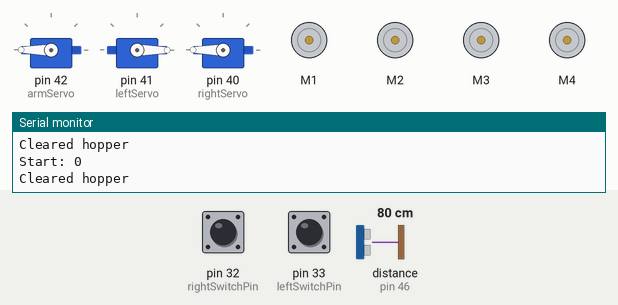
Recording of a sketch running on a simulated Arduino Mega 2560, built with avr-gcc and run on an emulated ATmega2560. On the bench: 3 × servo, 4 × DC motor (green arrow = forward, orange = backward, longer = faster), the last lines printed to the serial monitor. The inputs (shaded band) are chosen by the test bench; at power-on: pin 33 (leftSwitchPin) LOW, pin 32 (rightSwitchPin) LOW, distance to the obstacle (sensor on pin 46) 80 cm. The echo pulse lasts 58.3 µs per cm.

Above: at 2.8 s.
2.9 s: pin 33 (leftSwitchPin) pulled HIGH for 1.2 s
At 5.1 s:
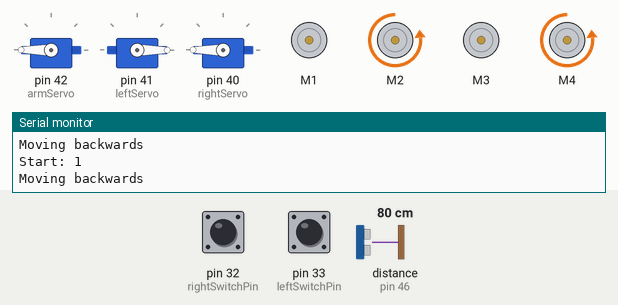
5.6 s: pin 32 (rightSwitchPin) pulled HIGH for 1.2 s
At 7.6 s:
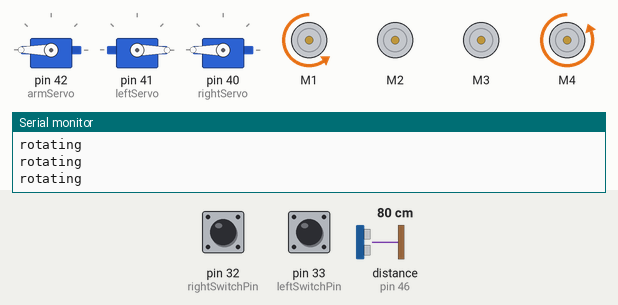
8.5 s: pin 33 (leftSwitchPin) pulled HIGH for 1.2 s
At 10.8 s:
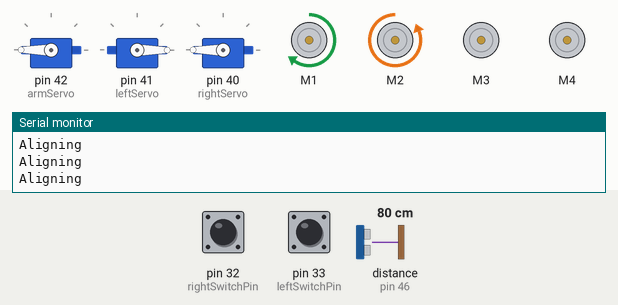
11.2 s: pin 32 (rightSwitchPin) pulled HIGH for 1.2 s
At 14.8 s:
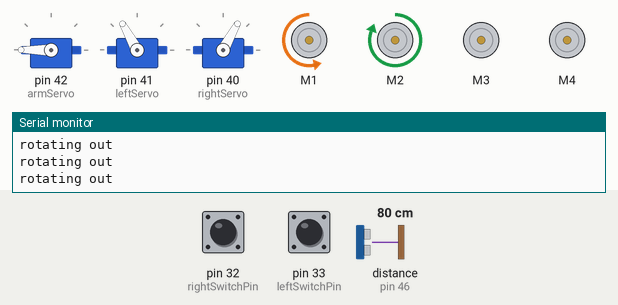
Timing chart, 0 to 21.7 s (numbered marks = the images above; inputs shaded):
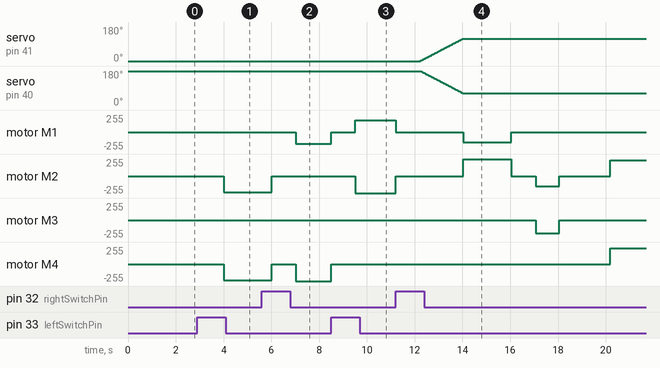

Measured:
- after the input at 2.9 s, motor M2, motor M4: stopped → backward 240/255 after 1.1 s
- after the input at 5.6 s, motor M1: stopped → backward 175/255 after 1.4 s; motor M2: backward 240/255 → stopped after 0.41 s; motor M4: backward 240/255 → stopped after 0.41 s, → backward 255/255 1.0 s later
- after the input at 8.5 s, motor M1: backward 175/255 → stopped at once, → forward 175/255 1.0 s later; motor M2: stopped → backward 255/255 after 1.0 s; motor M4: backward 255/255 → stopped at once
- after the input at 11.2 s, servo on pin 41 (leftServo): moves from 0° to 119° over 1.8 s, starting after 1.0 s; servo on pin 40 (rightServo): moves from 180° to 61° over 1.8 s, starting after 1.1 s

The sketch:

clearHopper.ino
```cpp
#include <AFMotor.h>
#include <Servo.h>

//define objects for motors
AF_DCMotor frontMotor(1);
AF_DCMotor leftMotor(2);
AF_DCMotor backMotor(3);
AF_DCMotor rightMotor(4);

// Define pins for wing pins
const byte leftSwitchPin = 33;
const byte rightSwitchPin = 32;

int leftSwitchVal, rightSwitchVal;

const byte echoPin[] = {46,48,50,52};
const byte trigPin[] = {47,49,51,53};
const float distanceConstant = 58.2;
byte maxRange = 30;

long duration, distance,prevDistance;
long wallDistance;

byte dir = 2;
byte sensorNum = 0;

// Define servo objects
Servo leftServo;
Servo rightServo;
Servo armServo;

byte leftPos = 0; // Starting positions for servo claws
byte rightPos = 180;
byte armPos = 180;
boolean onOff = 1;
boolean start;
boolean rotated = 0;
boolean inPosition = 0;

boolean enableState = 0;
boolean prevEnableState = 0;

byte switchKeepDriving = 1;

int numBallsLeft = 4;

void setup()
{
  Serial.begin(9600);
  pinMode(leftSwitchPin, INPUT);
  pinMode(rightSwitchPin, INPUT);

  armServo.attach(42);
  leftServo.attach(41);
  rightServo.attach(40);

  for (int i = 0; i < 4; i++)
  {
    pinMode(echoPin[i], INPUT);
    pinMode(trigPin[i], OUTPUT);
  }

  frontMotor.run(RELEASE);
  leftMotor.run(RELEASE);
  backMotor.run(RELEASE);
  rightMotor.run(RELEASE);

  leftServo.write(leftPos);
  rightServo.write(rightPos);
  armServo.write(armPos);
}

void loop()
{
  enableState = digitalRead(leftSwitchPin);
  delay(1);

  if(enableState != prevEnableState) // if button is pressed and released
  {
    if(enableState) // if switched to on
    {
      start = 1;
    }
  }

  Serial.print("Start: ");
  Serial.println(start);

  if(numBallsLeft == 0)
  {
    start = 0;
  }

  if(start)
  {
    if(!rotated)
    {
      rightSwitchVal = digitalRead(rightSwitchPin);
      delay(1);

      if(numBallsLeft == 4)
      {
        if(!rightSwitchVal) // modify later for a state variable, to account for opposite hopper
        {
          movement(dir);
        }
        else
        {
          rotateIn();
        }
      }
      else
      {
        leftSwitchVal = digitalRead(leftSwitchPin);
        delay(1);
        if(!leftSwitchVal) // modify later for a state variable, to account for opposite hopper
        {
          //Every iteration, check distance to wall
          sensor(sensorNum);
          Serial.print("Sensor Number: ");
          Serial.println(sensorNum);

          // diagnostic outputs
          Serial.print("The distance is: ");
          Serial.println(distance);
          // function call to determine if at wall or not
          keepDriving(switchKeepDriving);
        }
        else
        {
          rotateIn();
        }
      }
    }
    else
    {
      if (dir == 2) // first retrieve the ball
      {
        dir = closeClaw(); // change direction to forward
        rotateOut();
        maxRange = 20;
      }
      else
      {
        if (!inPosition)
        {
          //Every iteration, check distance to wall
          sensor(sensorNum);
          Serial.print("Sensor Number: ");
          Serial.println(sensorNum);

          // diagnostic outputs
          Serial.print("The distance is: ");
          Serial.println(distance);
          // function call to determine if at wall or not
          keepDriving(switchKeepDriving);
//          movement(0);
//          delay(7000);
//          turnMotorsOff();
//          movement(2);
//          delay(100);
//          turnMotorsOff();
//          dir = 3;
//          maxRange = 55;
//          sensorNum = 1;
//          switchKeepDriving = 0;
//          keepDriving(switchKeepDriving);
        }
        else
        {
          movement(0);
          delay(2000);
          turnMotorsOff();
          if(moveArm(-1))
          {
            Serial.println("First checkpoint");
            delay(1000);
            if(armPos == 0)
            {
              if(openClaw())
              {
                moveArm(1);
                Serial.print("Num balls left: ");
                Serial.println(numBallsLeft);
                delay(1000);
              }
            }
          }
        }
      }
    }
  }
  else
  {
    Serial.println("Cleared hopper");
    delay(1000);
  }
}

// Function to turn off motors, before switching directions
void turnMotorsOff()
{
  // Write low to all enable pins on H-bridge (0 volts)
  frontMotor.run(RELEASE);
  leftMotor.run(RELEASE);
  backMotor.run(RELEASE);
  rightMotor.run(RELEASE);

  Serial.println("Motors off?");
  delay(1000);
}

void keepDriving(byte lessGreater)
{
  sensor(sensorNum);
  prevDistance = distance;
  if (lessGreater == 1)
  {
    if (prevDistance - distance <= 2)
    {
      if (distance <= maxRange && distance != 0)
      {
        turnMotorsOff();
        if(dir == 0)
        {
          dir = 3;
          maxRange = 55;
          sensorNum = 1;
          switchKeepDriving = 0;
        }
        else if(dir == 1)
        {
          sensorNum = 0;
          dir = 2;
        }
      }
      else if (distance >= maxRange){
        movement(dir);
      }
    }
  }
  else
  {
    if (distance >= maxRange)
    {
      turnMotorsOff();
      if(dir == 3)
      {
        dir = 1;
        inPosition = 1;
        maxRange = 5;
      }
    }
    else if (distance <= maxRange){
      movement(dir);
    }
  }
}

void movement(int motorDirection)//0 is forward, 1 is right, 2 is back, 3 is left, -1 is nothing
{
  byte oneTwo = 0;

  // direct motors to turn in appropriate direction and speed
  if(motorDirection == 0)
  {
    oneTwo = 1;
    Serial.println("Moving forwards");
    delay(1000);
  }
  else if(motorDirection == 1)
  {
    oneTwo = 2;
    Serial.println("Moving right");
    delay(1000);
  }
  else if(motorDirection == 2)
  {
    oneTwo = 2;
    Serial.println("Moving backwards");
    delay(1000);
  }
  else
  {
    oneTwo = 1;
    Serial.println("Moving left");
    delay(1000);
  }

  if (motorDirection == 0 || motorDirection == 2)
  {
    leftMotor.setSpeed(240);
    rightMotor.setSpeed(240);
    leftMotor.run(oneTwo);
    rightMotor.run(oneTwo);
  }
  else if(motorDirection == 1 || motorDirection == 3)
  {
    frontMotor.setSpeed(65);
    backMotor.setSpeed(255);
    frontMotor.run(oneTwo);
    backMotor.run(oneTwo);
  }
  else
  {
    Serial.println("Don't need to move");
    turnMotorsOff();
  }
}

void rotateIn()
{
  turnMotorsOff();

  if(numBallsLeft == 4)
  {
    rightSwitchVal = digitalRead(rightSwitchPin);
    rightMotor.setSpeed(255);
    frontMotor.setSpeed(175);
    rightMotor.run(BACKWARD);
    frontMotor.run(BACKWARD);

    do
    {
      Serial.println("rotating");
      leftSwitchVal = digitalRead(leftSwitchPin);
    }while(!leftSwitchVal);

    turnMotorsOff();

    leftMotor.setSpeed(255);
    frontMotor.setSpeed(175);
    leftMotor.run(BACKWARD);
    frontMotor.run(FORWARD);

    do
    {
      Serial.println("Aligning");
      rightSwitchVal = digitalRead(rightSwitchPin);
    }while(!rightSwitchVal);
  }
  else
  {
    leftSwitchVal = digitalRead(leftSwitchPin);
    leftMotor.setSpeed(255);
    frontMotor.setSpeed(175);
    leftMotor.run(BACKWARD);
    frontMotor.run(FORWARD);

    do
    {
      Serial.println("rotating");
      rightSwitchVal = digitalRead(rightSwitchPin);
    }while(!rightSwitchVal);

    turnMotorsOff();

    rightMotor.setSpeed(255);
    frontMotor.setSpeed(175);
    rightMotor.run(BACKWARD);
    frontMotor.run(BACKWARD);

    do
    {
      Serial.println("Aligning");
      leftSwitchVal = digitalRead(leftSwitchPin);
    }while(!leftSwitchVal);
  }
  turnMotorsOff();

  rotated = 1;
}

void rotateOut()
{
  int currentTime = millis();
  int previousTime = currentTime;

  leftMotor.setSpeed(255);
  frontMotor.setSpeed(150);
  leftMotor.run(FORWARD);
  frontMotor.run(BACKWARD);

  do
  {
    Serial.println("rotating out");
    currentTime = millis();
  }while(currentTime - previousTime <= 2000);
  previousTime = currentTime;

  turnMotorsOff();

  leftMotor.setSpeed(150);
  backMotor.setSpeed(200);
  leftMotor.run(BACKWARD);
  backMotor.run(BACKWARD);

  do
  {
    Serial.println("Back to wall");
    currentTime = millis();
  }while(currentTime - previousTime <= 2000);

  turnMotorsOff();
}

void sensor(int sensorNum)
{
  digitalWrite(trigPin[sensorNum], LOW);
  delayMicroseconds(2);

  digitalWrite(trigPin[sensorNum], HIGH);
  delayMicroseconds(10);

  digitalWrite(trigPin[sensorNum], LOW);
  duration = pulseIn(echoPin[sensorNum], HIGH);

  //Calculate the distance (in cm) based on the speed of sound.
  distance = duration/distanceConstant;

  delay(50);
}

//Functions for depositing ball start here
boolean moveArm(int upDown) // -1 for up, 1 for down
{
  boolean value;
  boolean exit = 1;
  // loop until all the way up/down
  if(upDown == -1)
  {
    Serial.println("Raising arm");
  }
  else if (upDown == 1)
  {
    Serial.println("Lowering arm");
  }

  do
  {
    armServo.write(armPos);
    delay(15);
    armPos += upDown;
    Serial.println("Stuck??");
    if(armPos == 0 || armPos == 179)
      exit = 0;
  }while(exit == 1);

  Serial.println("Reaching end of loop");

  if(upDown == -1)
  {
    value = 1;
  }
  else
  {
    value = 0;
    inPosition = 0;
    rotated = 0;
    numBallsLeft--;
    switchKeepDriving = 1;
  }

  return value;
}

boolean openClaw()
{
  Serial.println("Opening claw");
  do // loop to open the claws (left and right claws go 180 degrees)
  {
    leftServo.write(leftPos);
    rightServo.write(rightPos);
    delay(15);
    //increment/decrement the right and left claw positions each iteration
    rightPos++;
    leftPos--;

  }while(leftPos != 0 && rightPos != 180);
  return 1;
}

int closeClaw()
{
  Serial.println("Closing claw");

  do // loop to close the claws (left and right claws go 180 degrees)
  {
    leftServo.write(leftPos);
    delay(15);
    rightServo.write(rightPos);
    rightPos--;
    leftPos++;

  }while(leftPos != 120 && rightPos != 60);

  return 0;
}
```
